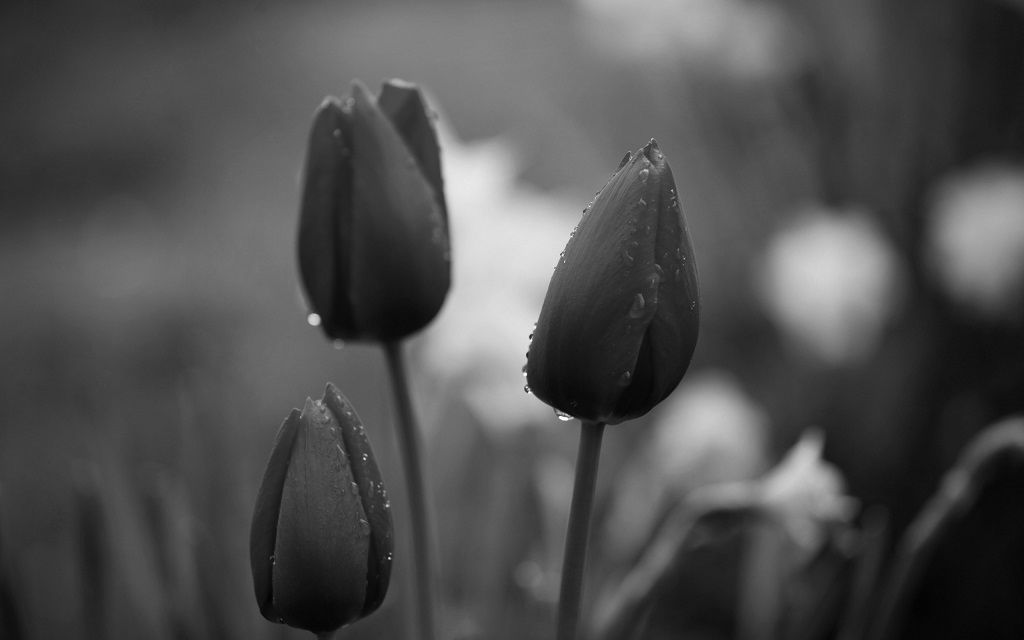
#> input picture domashna2/image1.jpg, 1024 x 640 px
$ python main.py
#> lines starting #> are read from the running program, lines starting #| are printed output that depends on the picture
import cv2 as cv2
import numpy as np
import matplotlib.pyplot as plt

image = cv2.imread("image1.jpg")
#> image is the input picture: shape (640, 1024, 3); min 0, max 255, mean 79.4
image = cv2.GaussianBlur(image, (5, 5), 0)

compasKernels = [
    np.array([[1, 1, 0],
              [1, 0, -1],
              [0, -1, -1]]),

    np.array([[1, 1, 1],
              [0, 0, 0],
              [-1, -1, -1]]),

    np.array([[0, 1, 1],
              [-1, 0, 1],
              [-1, -1, 0]]),

    np.array([[1, 0, -1],
              [1, 0, -1],
              [1, 0, -1]]),

    np.array([[-1, 0, 1],
              [-1, 0, 1],
              [-1, 0, 1]]),

    np.array([[0, -1, -1],
              [1, 0, -1],
              [1, 1, 0]]),

    np.array([[-1, -1, -1],
              [0, 0, 0],
              [1, 1, 1]]),

    np.array([[-1, -1, 0],
             [-1, 0, 1],
             [0, 1, 1]])
]

detectedEdges = []
subplots = []

for i, kernel in enumerate(compasKernels):
    detectedEdges.append(
        cv2.filter2D(image, -1, kernel))

    subplot = plt.subplot(3, 3, i+1)
    subplot.imshow(detectedEdges[i])
    subplot.axis("off")
    subplots.append(subplot)
#> after the loop, detectedEdges = 8 items; subplots = 8 items

subplotsForThreshold = []

threshold = float(input("Vnesete threshold: "))
#> the answer given: 100

for i, kernel in enumerate(compasKernels):
    kernel = kernel*threshold

filtered_edges = np.array(detectedEdges) * threshold
allKernels = np.maximum.reduce(filtered_edges)
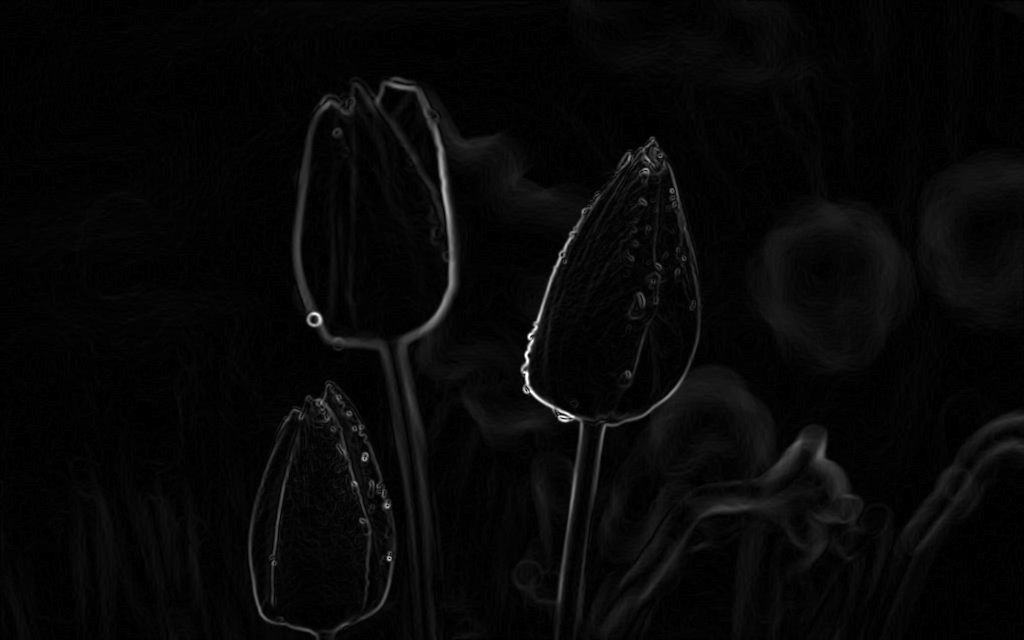
#> allKernels: shape (640, 1024, 3) float64; min 0, max 25500, mean 727.2; drawn with min black and max white

subplot = plt.subplot(3, 3, 9)
subplot.imshow(allKernels)
subplot.axis("off")
subplot.set_title("Threshold: 0.1")
subplots.append(subplot)

#plt.savefig("detectedEdges")
plt.show()
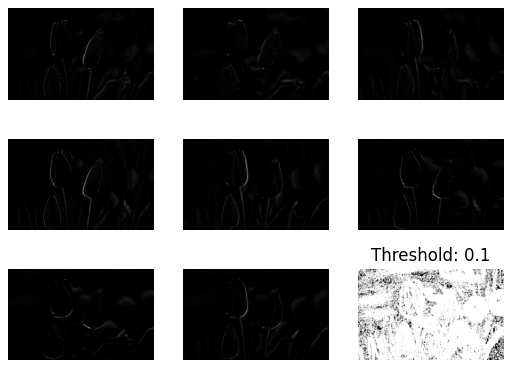
#> figure drawn by matplotlib, 9 panels
